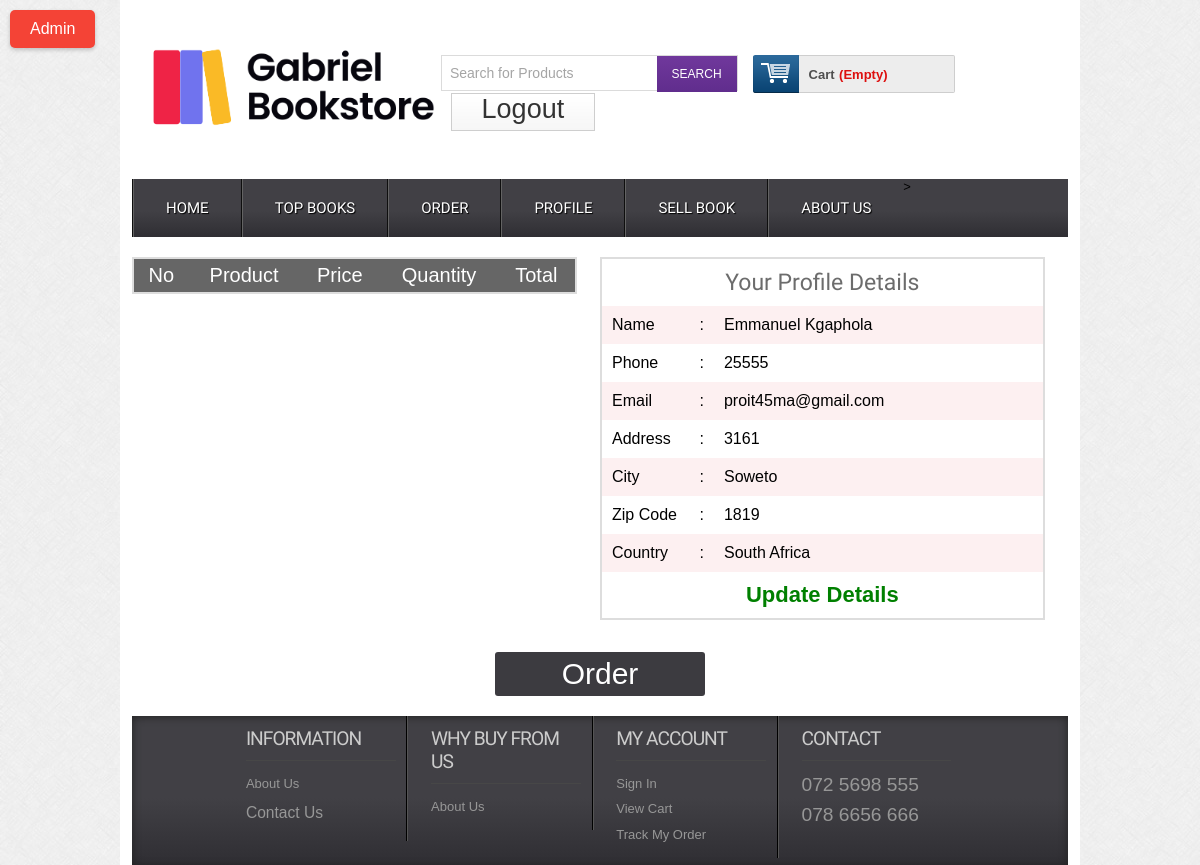
Page /paymentoffiline.php (signed in) on the committed database.
### tables this page shows
CREATE TABLE `tbl_customers` (
  `id` int(11) NOT NULL,
  `name` varchar(60) NOT NULL,
  `address` text NOT NULL,
  `city` varchar(30) NOT NULL,
  `country` varchar(30) NOT NULL,
  `zip` varchar(30) NOT NULL,
  `phone` varchar(30) NOT NULL,
  `email` varchar(255) NOT NULL,
  `pass` varchar(32) NOT NULL
);

### classes/Customer.php (called while the page is built, shortened)
<?php
$filepath = realpath(dirname(__FILE__));
include_once($filepath.'/../lib/Database.php');
 ?>
<?php
class Customer
{
    private $db;
    public function __construct()
    {
        $this->db = new Database();
    }
    public function getCustomerData($id)
    {
        $query = "SELECT * FROM tbl_customers WHERE id = '$id'";
        $result = $this->db->select($query);
        return $result;
    }
}

### lib/Database.php (called while the page is built, shortened)
<?php
class Database
{
    public $host   = DB_HOST;
    public $user   = DB_USER;
    public $pass   = DB_PASS;
    public $dbname = DB_NAME;
    public $link;
    private function connectDB()
    {
        $this->link = new mysqli(
            $this->host,
            $this->user,
            $this->pass,
            $this->dbname
        );
    }
    public function select($query)
    {
        $result = $this->link->query($query) or
        die($this->link->error . __LINE__);
        if ($result->num_rows > 0) {
            return $result;
        } else {
            return false;
        }
    }
}

### lib/Session.php (called while the page is built, shortened)
<?php
class Session
{
    public static function get($key)
    {
        if (isset($_SESSION[$key])) {
            return $_SESSION[$key];
        } else {
            return false;
        }
    }
}

### paymentoffiline.php (the view, shortened to what this page needs)
<?php include 'inc/header.php'; ?>
<div class="main">
	<div class="content">
		<div class="section group">
			<div class="division">
				<table class="tblone">
							<tr>
								<th>No</th>
								<th>Product</th>
								<th>Price</th>
								<th>Quantity</th>
								<th>Total</th>
							</tr>
						</table>
			</div>
			<div class="division">
				<?php
            $id = Session::get("cmrId");
            $getData = $cmr->getCustomerData($id);
            if ($getData) {
                while ($result = $getData->fetch_assoc()) {
                    ?>
			<table class="tblone">
				<tr>
					<td colspan="3" style="text-align: center;"><h2>Your Profile Details</h2></td>
				</tr>
				<tr>
					<td width="20%">Name</td>
					<td width="5%">:</td>
					<td><?php echo $result['name']; ?></td>
				</tr>
				<tr>
					<td>Phone</td>
					<td>:</td>
					<td><?php echo $result['phone']; ?></td>
				</tr>
				<tr>
					<td>Email</td>
					<td>:</td>
					<td><?php echo $result['email']; ?></td>
				</tr>
				<tr>
					<td>Address</td>
					<td>:</td>
					<td><?php echo $result['address']; ?></td>
				</tr>
				<tr>
					<td>City</td>
					<td>:</td>
					<td><?php echo $result['city']; ?></td>
				</tr>
				<tr>
					<td>Zip Code</td>
					<td>:</td>
					<td><?php echo $result['zip']; ?></td>
				</tr>
				<tr>
					<td>Country</td>
					<td>:</td>
					<td><?php echo $result['country']; ?></td>
				</tr>
				<tr>
					<td colspan="3" style="text-align: center; font-size: 22px;"><a style="color: green;" href="editprofile.php">Update Details</a></td>
				</tr>
			</table>
			<?php
                }
            } ?>
			</div>
		</div>
		<div class="ordernow">
			<a href="?orderid=order">Order</a>
		</div>
	</div>
<?php include 'inc/footer.php'; ?>

### css/style.css (style rules this page uses)
html,body,div,span,applet,object,iframe,h1,h2,h3,h4,h5,h6,p,blockquote,pre,a,abbr,acronym,address,big,cite,code,del,dfn,em,img,ins,kbd,q,s,samp,small,strike,strong,sub,sup,tt,var,b,u,i,dl,dt,dd,ol,nav ul,nav li,fieldset,form,label,legend,table,caption,tbody,tfoot,thead,tr,th,td,article,aside,canvas,details,embed,figure,figcaption,footer,header,hgroup,menu,nav,output,ruby,section,summary,time,mark,audio,video { margin:0;padding:0;border:0;font-size:100%;font:inherit;vertical-align:baseline; }
table { border-collapse:collapse;border-spacing:0; }
a { text-decoration:none; }
body { font-family:Arial, Helvetica, sans-serif; background:url(../images/body_bg3.jpg); }
.section { clear: both; padding: 0px; margin: 0px; }
.group:before, .group:after { content:""; display:table; }
.group:after { clear:both; }
.group { zoom:1; }
.content { padding:20px 0; background:#FFF; }
.content h2 { font-size:23px; color:#6C6C6C; font-family: 'Monda', sans-serif; }
.tblone { border: 1px solid #fff; margin-bottom: 12px; width: 100%; }
.tblone th { background: #666 none repeat scroll 0 0; color: #fff; font-size: 20px; padding: 5px 8px; text-align: center; }
.tblone td { padding:10px;text-align:center; }
table.tblone tr:nth-child(2n+1) { background:#fff;height:30px; }
table.tblone tr:nth-child(2n) { background:#fdf0f1;height:30px; }
table.tblone a { color: #fe5800; font-weight: bold; text-decoration: none; }

### paymentoffiline.php (style rules this page uses)
.division { width:50%; float:left; }
.tblone { width: 95%; margin-right:15px; border:2px solid #ddd; }
.tblone tr td { text-align: justify; }
.ordernow a { width:200px; margin:20px auto 0; text-align: center; padding:5px; font-size:30px; display: block; background: #3C3B40; color: white; border-radius: 3px; }

### rows in the picture
tbl_customers: name "Emmanuel Kgaphola", phone "25555", email "proit45ma@gmail.com", address "3161", city "Soweto", zip "1819", country "South Africa"
